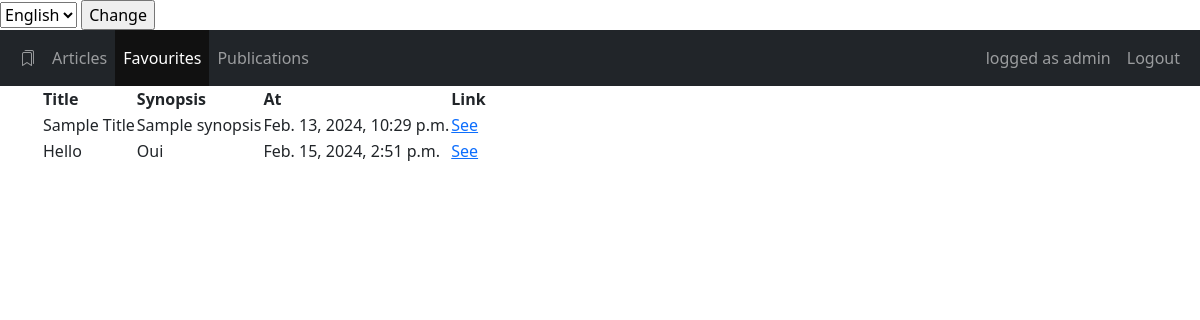
The app's page /favourites (signed in) with its own data.
### blog/models.py (models this page shows, shortened)
class UserFavouriteArticle(models.Model):
    user = models.ForeignKey(User, on_delete=models.CASCADE)
    article = models.ForeignKey("Article", on_delete=models.CASCADE)
    class Meta:
        constraints = [
            models.UniqueConstraint(
                fields=["user", "article"], name="unique_user_article"
            )
        ]

class Article(models.Model):
    title = models.CharField(max_length=64)
    author = models.ForeignKey(User, on_delete=models.CASCADE)
    created = models.DateTimeField(auto_now_add=True)
    synopsis = models.CharField(max_length=312)
    content = models.TextField()

### blog/views.py (the view)
# urls.py: path("favourites", views.FavouriteView.as_view(), name="favourites"),
class FavouriteView(LoginRequiredMixin, generic.ListView):
    model = UserFavouriteArticle
    context_object_name = "articles"
    template_name = "blog/favourite_list.html"
    login_url = "blog:login"
    def get_queryset(self):
        return UserFavouriteArticle.objects.filter(user=self.request.user)

### blog/templates/blog/favourite_list.html
{% extends "blog/base.html" %}
{% block content %}
<table>
    <tr>
        <th>Title</th>
        <th>Synopsis</th>
        <th>At</th>
        <th>Link</th>
    </tr>
    {% for a in articles %}
    <tr>
        <td>{{ a.article.title }}</td>
        <td>{{ a.article.synopsis }}</td>
        <td>{{ a.article.created }}</td>
        <td><a href="{% url 'blog:article' a.article.id %}">See</a></td>
    </tr>
    {% endfor %}
</table>
{% endblock %}

### blog/templates/blog/base.html (shortened to what this page needs)
{% load i18n %}
<!doctype html>
<html lang="en-US">
<head>
  <link href="https://cdn.jsdelivr.net/npm/bootstrap@5.3.2/dist/css/bootstrap.min.css" rel="stylesheet"
>
  <link rel="stylesheet" href="https://cdn.jsdelivr.net/npm/bootstrap-icons@1.11.3/font/bootstrap-icons.min.css">
</head>
<body>
  <div>
    <form action="{% url 'set_language' %}" method="post">
      <select name="language">
        {% get_current_language as LANGUAGE_CODE %}
        {% get_available_languages as LANGUAGES %}
        {% for lang in LANGUAGES %}
        <option value="{{ lang.0 }}" {% if lang.0 == LANGUAGE_CODE %} selected {% endif %}>
          {{ lang.1 }}
        </option>
        {% endfor %}
      </select>
      <input type="submit" value="Change">
    </form>
  </div>
  <nav class="navbar p-0 navbar-expand-lg navbar-dark bg-dark">
    <div class="container-fluid">
      <div class="justify-content-between collapse navbar-collapse" id="navbarNav">
        <ul class="navbar-nav">
          <li class="nav-item">
            <a class="nav-link" href="{% url 'blog:home' %}"><i class="bi bi-bookmarks"></i></a>
          </li>
          <li class="nav-item ">
            <a class="nav-link" href="{% url 'blog:articles' %}">{% translate 'Articles' %}</a>
          </li>
          {% if request.user.is_authenticated %}
          <li class="nav-item">
            <a class="nav-link" href="{% url 'blog:favourites' %}">{% translate 'Favourites' %}</a>
          </li>
          <li class="nav-item">
            <a class="nav-link" href="{% url 'blog:pub' %}">{% translate 'Publications' %}</a>
          </li>
        </ul>
        <ul class="navbar-nav">
          <li class="nav-item">
            <span class="nav-link">{% translate 'logged as' %} {{ request.user.username }}</span>
          </li>
          <li class="nav-item">
            <form class="form-inline" method="post" action="{% url 'blog:logout' %}">
              <input class="nav-link" type="submit" value="{% translate 'Logout' %}">
            </form>
          </li>
        </ul>
        {% endif %}
      </div>
    </div>
  </nav>
  <div class="container">
    {% block content %}{% endblock %}
  </div>
</body>
</html>

### blog/templates/blog/base.html (style rules this page uses)
.active { background-color: #111; }
.nav-link { padding: 1rem 1rem; }

### records on screen
UserFavouriteArticle: article "Sample Title", article.synopsis "Sample synopsis", article.created "Feb. 13, 2024, 10:29 p.m."
UserFavouriteArticle: article "Hello", article.synopsis "Oui", article.created "Feb. 15, 2024, 2:51 p.m."

### other values on screen
{{ request.user.username }} "admin"
form field language "English"
